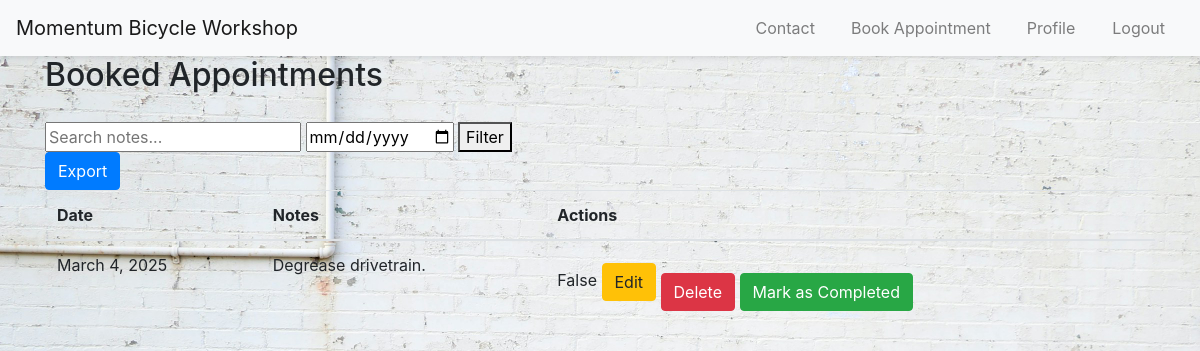
Page /owner/dashboard/ (signed in) on the earlier database version.
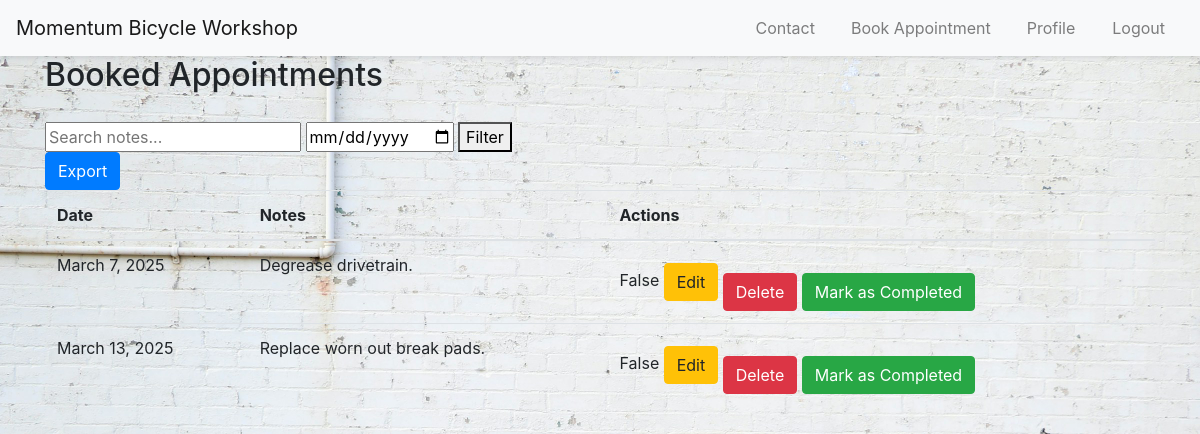
Same page on the later database version.
### myapp/models.py (models this page shows, shortened)
class Appointment(models.Model):
    user = models.ForeignKey(
        User, on_delete=models.CASCADE
    )  # Associate the appointment with a user
    date = models.DateField()
    time = models.TimeField()
    description = models.TextField(blank=True)  # Allowing blank descriptions
    photo = models.ImageField(upload_to="photos/", blank=True, null=True)
    completed = models.BooleanField(default=False)
    notified = models.BooleanField(default=False)
    class Meta:
        unique_together = (
            "user",
            "date",
        )  # or ('user', 'date', 'time') if you want to prevent double booking at the same time

### myapp/views.py (the view)
class OwnerDashboardView(LoginRequiredMixin, TemplateView):
    template_name = "myapp/owner_dashboard.html"
    def get(self, request):
        appointments = Appointment.objects.all()
        date_filter = request.GET.get("date")
        if date_filter:
            appointments = appointments.filter(date=date_filter)
        search_query = request.GET.get("search")
        if search_query:
            appointments = appointments.filter(description__icontains=search_query)
        return render(request, self.template_name, {"appointments": appointments})

### myapp/templates/myapp/owner_dashboard.html (shortened to what this page needs)
{% extends "myapp/base.html" %} {% block title %}Owner Dashboard{% endblock %}
{% block content %}
<h2>Booked Appointments</h2>
<form method="GET" action="{% url 'owner_dashboard' %}">
  <input type="text" name="search" placeholder="Search notes..." />
  <input type="date" name="date" />
  <button type="submit">Filter</button>
</form>
<a href="{% url 'export_appointments' %}" class="btn btn-primary">Export</a>
<table class="table">
  <thead>
    <tr>
      <th>Date</th>
      <th>Notes</th>
      <th>Actions</th>
    </tr>
  </thead>
  <tbody>
    {% for appointment in appointments %}
    <tr>
      <td>{{ appointment.date }}</td>
      <td>{{ appointment.description }}</td>
      <td>
        <span>{{ appointment.completed }}</span>
        <a
          href="{% url 'edit_appointment' appointment.id %}"
          class="btn btn-warning"
          >Edit</a
        >
        <form
          method="POST"
          action="{% url 'delete_appointment' appointment.id %}"
          style="display: inline"
        >
          <button type="submit" class="btn btn-danger">Delete</button>
        </form>
        {% if not appointment.completed %}
        <form
          method="POST"
          action="{% url 'mark_completed' appointment.id %}"
          style="display: inline"
        >
          <button type="submit" class="btn btn-success">
            Mark as Completed
          </button>
        </form>
        {% else %}
        <span>Completed</span>
        {% endif %}
      </td>
    </tr>
    {% endfor %}
  </tbody>
</table>
{% endblock %}

### myapp/templates/myapp/base.html (shortened to what this page needs)
{% load static %}
<!doctype html>
<html lang="en">
  <head>
    <link
      rel="stylesheet"
      href="{% static 'myapp/css/style.css' %}?v={{ timestamp }}"
    />
    <link rel="stylesheet" href="{% static 'myapp/css/normalize.min.css' %}" />
    <link
      href="https://stackpath.bootstrapcdn.com/bootstrap/4.5.2/css/bootstrap.min.css"
      rel="stylesheet"
    />
  </head>
  <body class="{% block body_class %}{% endblock %}">
    <header>
      <nav class="navbar navbar-expand-lg navbar-light bg-light">
        <a class="navbar-brand" href="{% url 'home' %}"
          >Momentum Bicycle Workshop</a
        >
        <div class="collapse navbar-collapse" id="navbarNav">
          <ul class="navbar-nav ml-auto">
            <li class="nav-item">
              <a class="nav-link" href="{% url 'contact' %}">Contact</a>
            </li>
            {% if user.is_authenticated %}
            <li class="nav-item">
              <a class="nav-link" href="{% url 'book_appointment' %}"
                >Book Appointment</a
              >
            </li>
            <li class="nav-item">
              <a class="nav-link" href="{% url 'profile' %}">Profile</a>
            </li>
            <li class="nav-item">
              <form method="post" action="{% url 'logout' %}">
                <button type="submit" class="btn btn-link nav-link">
                  Logout
                </button>
              </form>
            </li>
            {% endif %}
          </ul>
        </div>
      </nav>
    </header>
    <main class="container {% block main_class %}{% endblock %}">
       {% block content %} {% endblock %}
    </main>
  </body>
</html>

### static/myapp/css/style.css (style rules this page uses)
.navbar { position: fixed; top: 0; left: 0; right: 0; width: 100%; z-index: 999; background-color: rgba(255, 255, 255, 0.9); box-shadow: 0 2px 5px rgba(0, 0, 0, 0.1); }
body { padding-top: 0px; background-image: url("../images/about-background.jpg"); background-size: cover; background-position: center; background-repeat: no-repeat; min-height: 100vh; }
form button { margin-top: 20px; }
.navbar-nav { display: flex; justify-content: flex-start; align-items: center; padding-left: 0; margin-bottom: 0; }
.nav-item { display: flex; align-items: center; margin: 0 10px; }
.navbar-nav li form { display: inline-flex; align-items: center; margin: 0; padding: 0; }
.navbar-nav li button { margin: 0; padding: 0; line-height: 1; height: auto; background: none; }
.navbar-nav li:last-child { align-self: center; }

Differences in the rows shown:
changed Appointment "Degrease drivetrain.": date "March 4, 2025" → "March 7, 2025"
added Appointment: date "March 13, 2025", description "Replace worn out break pads.", completed "False", shows "Mark as Completed"
